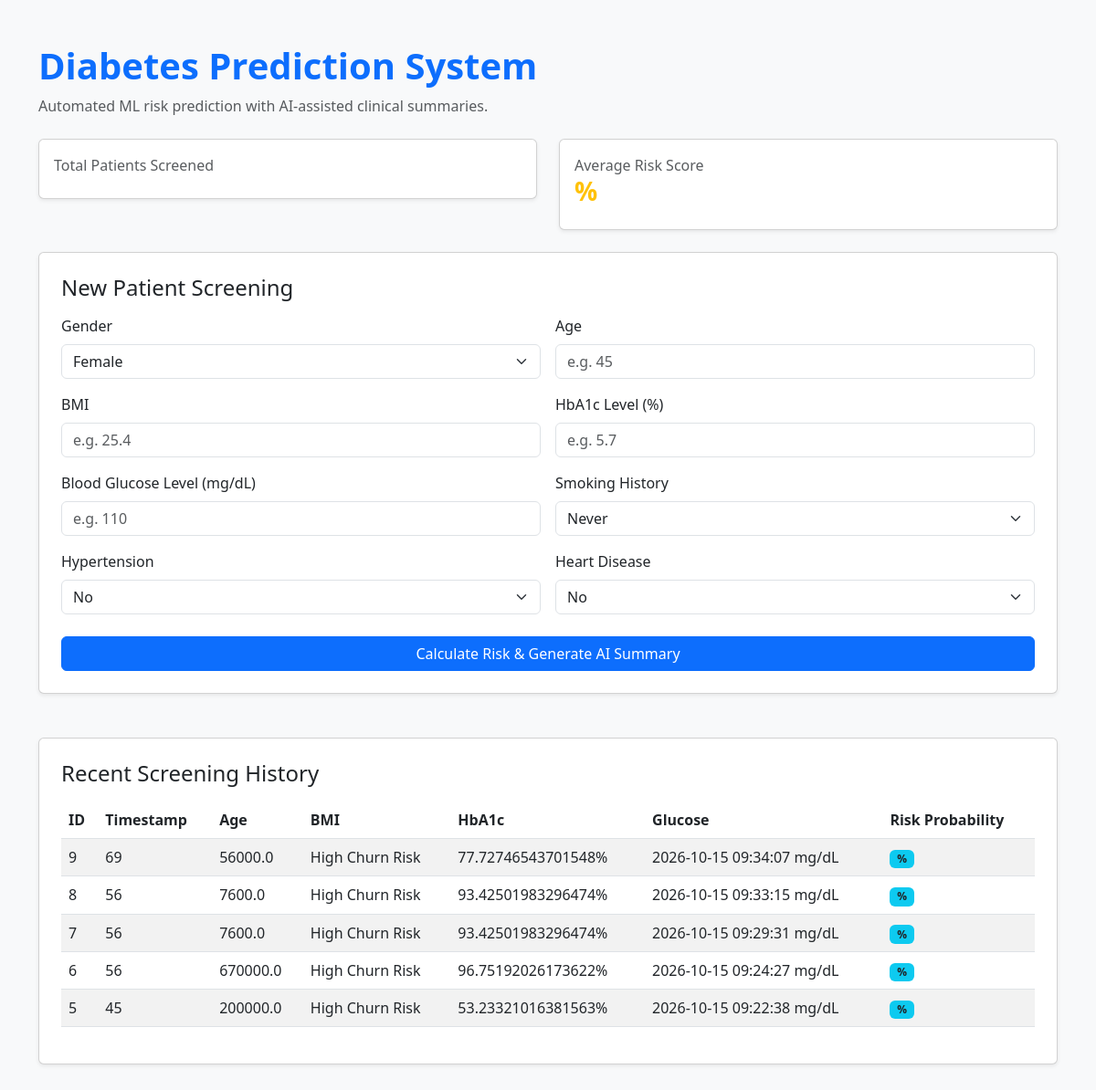
The page / on the database its author committed.
### tables this page shows
CREATE TABLE predictions (
            id INTEGER PRIMARY KEY AUTOINCREMENT,
            timestamp DATETIME DEFAULT CURRENT_TIMESTAMP,
            credit_score INTEGER,
            geography TEXT,
            gender TEXT,
            age INTEGER,
            tenure INTEGER,
            balance REAL,
            num_products INTEGER,
            has_cr_card INTEGER,
            is_active_member INTEGER,
            estimated_salary REAL,
            prediction TEXT,
            probability REAL,
            ai_summary TEXT
        );

### app.py (the view)
@app.route('/')
def index():
    conn = sqlite3.connect('database.db')
    cursor = conn.cursor()
    cursor.execute('SELECT id, age, balance, prediction, probability, timestamp FROM predictions ORDER BY id DESC LIMIT 5')
    history = cursor.fetchall()
    conn.close()
    return render_template('index.html', history=history)

### templates/index.html (shortened to what this page needs)
<!DOCTYPE html>
<html lang="en">
<head>
    <link href="https://cdn.jsdelivr.net/npm/bootstrap@5.3.0/dist/css/bootstrap.min.css" rel="stylesheet">
</head>
<body class="bg-light">
    <div class="container py-5">
        <h1 class="fw-bold text-primary">Diabetes Prediction System</h1>
        <p class="text-muted">Automated ML risk prediction with AI-assisted clinical summaries.</p>
        <div class="row my-4">
            <div class="col-md-6">
                <div class="card p-3 shadow-sm">
                    <span class="text-muted">Total Patients Screened</span>
                </div>
            </div>
            <div class="col-md-6">
                <div class="card p-3 shadow-sm">
                    <span class="text-muted">Average Risk Score</span>
                    <h3 class="text-warning fw-bold">{{ avg_risk }}%</h3>
                </div>
            </div>
        </div>
        <div class="card shadow-sm p-4 mb-5">
            <h4 class="mb-3">New Patient Screening</h4>
            <form action="/predict" method="POST">
                <div class="row g-3">
                    <div class="col-md-6">
                        <label class="form-label">Gender</label>
                        <select name="gender" class="form-select">
                            <option value="Female">Female</option>
                        </select>
                    </div>
                    <div class="col-md-6">
                        <label class="form-label">Age</label>
                        <input type="number" step="any" name="age" class="form-control" placeholder="e.g. 45" required>
                    </div>
                    <div class="col-md-6">
                        <label class="form-label">BMI</label>
                        <input type="number" step="any" name="bmi" class="form-control" placeholder="e.g. 25.4" required>
                    </div>
                    <div class="col-md-6">
                        <label class="form-label">HbA1c Level (%)</label>
                        <input type="number" step="any" name="hba1c" class="form-control" placeholder="e.g. 5.7" required>
                    </div>
                    <div class="col-md-6">
                        <label class="form-label">Blood Glucose Level (mg/dL)</label>
                        <input type="number" step="any" name="glucose" class="form-control" placeholder="e.g. 110" required>
                    </div>
                    <div class="col-md-6">
                        <label class="form-label">Smoking History</label>
                        <select name="smoking" class="form-select">
                            <option value="never">Never</option>
                        </select>
                    </div>
                    <div class="col-md-6">
                        <label class="form-label">Hypertension</label>
                        <select name="hypertension" class="form-select">
                            <option value="0">No</option>
                        </select>
                    </div>
                    <div class="col-md-6">
                        <label class="form-label">Heart Disease</label>
                        <select name="heart_disease" class="form-select">
                            <option value="0">No</option>
                        </select>
                    </div>
                </div>
                <button type="submit" class="btn btn-primary mt-4 w-100">Calculate Risk & Generate AI Summary</button>
            </form>
        </div>
        <div class="card shadow-sm p-4">
            <h4 class="mb-3">Recent Screening History</h4>
            <div class="table-responsive">
                <table class="table table-striped align-middle">
                    <thead>
                        <tr>
                            <th>ID</th>
                            <th>Timestamp</th>
                            <th>Age</th>
                            <th>BMI</th>
                            <th>HbA1c</th>
                            <th>Glucose</th>
                            <th>Risk Probability</th>
                        </tr>
                    </thead>
                    <tbody>
                        {% for row in history %}
                        <tr>
                            <td>{{ row[0] }}</td>
                            <td>{{ row[1] }}</td>
                            <td>{{ row[2] }}</td>
                            <td>{{ row[3] }}</td>
                            <td>{{ row[4] }}%</td>
                            <td>{{ row[5] }} mg/dL</td>
                            <td><span class="badge bg-info text-dark">{{ row[6] }}%</span></td>
                        </tr>
                        {% else %}
                        <tr>
                            <td colspan="7" class="text-center text-muted">No screening records found yet.</td>
                        </tr>
                        {% endfor %}
                    </tbody>
                </table>
            </div>
        </div>
    </div>
</body>
</html>

### rows shown on the page
predictions: id "9", age "69", balance "56000.0", prediction "High Churn Risk", probability "77.72746543701548", timestamp "2026-10-15 09:34:07"
predictions: id "8", age "56", balance "7600.0", prediction "High Churn Risk", probability "93.42501983296474", timestamp "2026-10-15 09:33:15"
predictions: id "7", age "56", balance "7600.0", prediction "High Churn Risk", probability "93.42501983296474", timestamp "2026-10-15 09:29:31"
predictions: id "6", age "56", balance "670000.0", prediction "High Churn Risk", probability "96.75192026173622", timestamp "2026-10-15 09:24:27"
predictions: id "5", age "45", balance "200000.0", prediction "High Churn Risk", probability "53.23321016381563", timestamp "2026-10-15 09:22:38"
